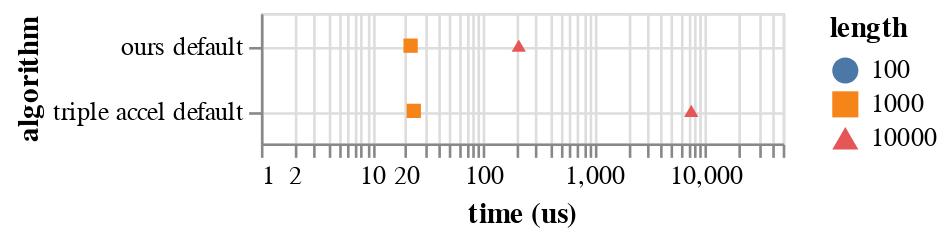

The cell this chart's notebook holds for it:
### Markdown cell above
Random DNA Sequences Benchmark (AVX2)

### Code cell
c = alt.Chart(data).mark_point(opacity = 1, filled = True).encode(
    x = alt.X("time", axis = alt.Axis(title = "time (us)"), scale = alt.Scale(type = "log", domain = [1, 50000])),
    y = alt.Y("algorithm property", axis = alt.Axis(title = "algorithm", grid = True), sort = alt.EncodingSortField(field = "time")),
    color = alt.Color("length:N", scale = alt.Scale(domain = [100, 1000, 10000])),
    shape = alt.Color("length:N", scale = alt.Scale(domain = [100, 1000, 10000]))
).transform_filter(
    datum.alphabet == "nucleotide"
).properties(
    width = 200,
    height = 50
)
save(c, "random_dna_bench.pdf")
c

### Figure 1 — Vega-Lite specification as saved in the notebook (floating-point values rounded to 4 significant figures)
{"config": {"view": {"continuousWidth": 400, "continuousHeight": 300}}, "data": {"name": "data-f110c0371a480f0df0bee96c8d5744a1"}, "mark": {"type": "point", "filled": true, "opacity": 1}, "encoding": {"color": {"type": "nominal", "field": "length", "scale": {"domain": [100, 1000, 10000]}}, "shape": {"type": "nominal", "field": "length", "scale": {"domain": [100, 1000, 10000]}}, "x": {"type": "quantitative", "axis": {"title": "time (us)"}, "field": "time", "scale": {"domain": [1, 50000], "type": "log"}}, "y": {"type": "nominal", "axis": {"grid": true, "title": "algorithm"}, "field": "algorithm property", "sort": {"field": "time"}}}, "height": 50, "transform": [{"filter": "(datum.alphabet === 'nucleotide')"}], "width": 200, "$schema": "https://vega.github.io/schema/vega-lite/v4.8.1.json", "datasets": {"data-f110c0371a480f0df0bee96c8d5744a1": [{"algorithm": "parasailors", "alphabet": "protein", "k": 1000, "length": 10000, "property": "default", "time": 45210.0, "algorithm property": "parasailors default"}, {"algorithm": "parasailors", "alphabet": "protein", "k": 100, "length": 1000, "property": "default", "time": 486.3, "algorithm property": "parasailors default"}, {"algorithm": "parasailors", "alphabet": "protein", "k": 10, "length": 100, "property": "default", "time": 17.25, "algorithm property": "parasailors default"}, {"algorithm": "rust bio", "alphabet": "protein", "k": 100, "length": 1000, "property": "default", "time": 13950.0, "algorithm property": "rust bio default"}, {"algorithm": "rust bio", "alphabet": "protein", "k": 10, "length": 100, "property": "default", "time": 142.4, "algorithm property": "rust bio default"}, {"algorithm": "ours", "alphabet": "protein", "k": 1000, "length": 10000, "property": "default", "time": 242.0, "algorithm property": "ours default"}, {"algorithm": "ours", "alphabet": "protein", "k": 1000, "length": 10000, "property": "insert", "time": 2045.0, "algorithm property": "ours insert"}, {"algorithm": "ours", "alphabet": "protein", "k": 1000, "length": 10000, "property": "small", "time": 214.7, "algorithm property": "ours small"}, {"algorithm": "ours", "alphabet": "protein", "k": 1000, "length": 10000, "property": "trace", "time": 333.3, "algorithm property": "ours trace"}, {"algorithm": "ours", "alphabet": "protein", "k": 100, "length": 1000, "property": "default", "time": 24.0, "algorithm property": "ours default"}, {"algorithm": "ours", "alphabet": "protein", "k": 100, "length": 1000, "property": "insert", "time": 43.69, "algorithm property": "ours insert"}, {"algorithm": "ours", "alphabet": "protein", "k": 100, "length": 1000, "property": "small", "time": 22.6, "algorithm property": "ours small"}, {"algorithm": "ours", "alphabet": "protein", "k": 100, "length": 1000, "property": "trace", "time": 37.23, "algorithm property": "ours trace"}, {"algorithm": "ours", "alphabet": "protein", "k": 10, "length": 100, "property": "default", "time": 3.716, "algorithm property": "ours default"}, {"algorithm": "ours", "alphabet": "protein", "k": 10, "length": 100, "property": "insert", "time": 3.814, "algorithm property": "ours insert"}, {"algorithm": "ours", "alphabet": "protein", "k": 10, "length": 100, "property": "small", "time": 3.281, "algorithm property": "ours small"}, {"algorithm": "ours", "alphabet": "protein", "k": 10, "length": 100, "property": "trace", "time": 5.695, "algorithm property": "ours trace"}, {"algorithm": "ours", "alphabet": "nucleotide", "k": 1000, "length": 10000, "property": "default", "time": 210.0, "algorithm property": "ours default"}, {"algorithm": "ours", "alphabet": "nucleotide", "k": 100, "length": 1000, "property": "default", "time": 22.29, "algorithm property": "ours default"}, {"algorithm": "triple accel", "alphabet": "nucleotide", "k": 1000, "length": 10000, "property": "default", "time": 7503.0, "algorithm property": "triple accel default"}, {"algorithm": "triple accel", "alphabet": "nucleotide", "k": 100, "length": 1000, "property": "default", "time": 23.81, "algorithm property": "triple accel default"}]}}
